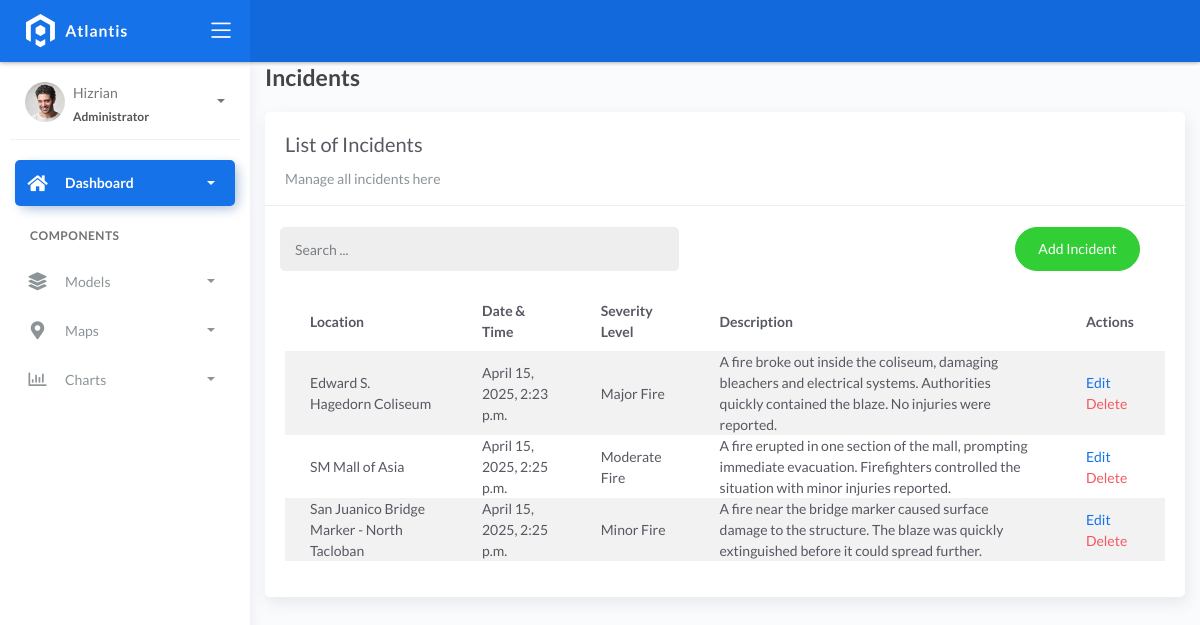
Page /incidents/ on the committed database.
### fire/models.py (models this page shows)
class BaseModel(models.Model):
    created_at = models.DateTimeField(auto_now_add=True, db_index=True)
    updated_at = models.DateTimeField(auto_now=True)
    class Meta:
        abstract = True

class Incident(BaseModel):
    SEVERITY_CHOICES = (
        ('Minor Fire', 'Minor Fire'),
        ('Moderate Fire', 'Moderate Fire'),
        ('Major Fire', 'Major Fire'),
    )
    location = models.ForeignKey(Locations, on_delete=models.CASCADE)
    date_time = models.DateTimeField(blank=True, null=True)
    severity_level = models.CharField(max_length=45, choices=SEVERITY_CHOICES)
    description = models.CharField(max_length=250)

class Locations(BaseModel):
    name = models.CharField(max_length=150)
    latitude = models.DecimalField(
        max_digits=22, decimal_places=16, null=True, blank=True)
    longitude = models.DecimalField(
        max_digits=22, decimal_places=16, null=True, blank=True)
    address = models.CharField(max_length=150)
    city = models.CharField(max_length=150)  # can be in separate table
    country = models.CharField(max_length=150)  # can be in separate table

### fire/views.py (the view)
# urls.py: path('incidents/', views.IncidentListView.as_view(), name='incidents_list'),
class IncidentListView(ListView):
    model = Incident
    template_name = "incidents/list.html"
    context_object_name = "incidents"
    paginate_by = 5

### templates/incidents/list.html (shortened to what this page needs)
{% extends 'base.html' %} {% block content %}
<div class="content">
    <div class="container-fluid">
        <h4 class="page-title">Incidents</h4>
        <div class="row">
            <div class="col-md-12">
                <div class="card">
                    <div class="card-header">
                        <div class="card-title">List of Incidents</div>
                        <div class="card-category">Manage all incidents here</div>
                    </div>
                    <br />
                    <div class="col-md-12 row">
                        <div class="col-md-6">
                            <form class="navbar-left navbar-form nav-search mr-md-3" action="{% url 'incidents_list' %}">
                                <div class="input-group">
                                    <input type="text" placeholder="Search ... " class="form-control" name="q" />
                                    <div class="input-group-append">
                                        <span class="input-group-text">
                                        </span>
                                    </div>
                                </div>
                            </form>
                        </div>
                        <div class="col-md-6">
                            <div class="pull-right">
                                <a href="{% url 'incidents_create' %}" class="btn btn-success btn-rounded">Add Incident</a>
                            </div>
                        </div>
                    </div>
                    <div class="card-body">
                        <table class="table table-striped">
                            <thead>
                                <tr>
                                    <th>Location</th>
                                    <th>Date & Time</th>
                                    <th>Severity Level</th>
                                    <th>Description</th>
                                    <th>Actions</th>
                                </tr>
                            </thead>
                            <tbody>
                                {% for incident in object_list %}
                                <tr>
                                    <td>{{ incident.location.name }}</td>
                                    <td>{{ incident.date_time }}</td>
                                    <td>{{ incident.severity_level }}</td>
                                    <td>{{ incident.description }}</td>
                                    <td>
                                        <a href="{% url 'incidents_update' incident.id %}">Edit</a>
                                        <a href="{% url 'incidents_delete' incident.id %}" class="text-danger">Delete</a>
                                    </td>
                                    {% empty %}
                                    <tr>
                                        <td colspan="7" style="text-align: center;">
                                            <p class="text-sm font-weight-bold mb-0">No Records Found</p>
                                        </td>
                                    </tr>
                                    {% endfor %}
                                </tbody>
                            </table>
                        </div>
                    </div>
                </div>
            </div>
        </div>
    </div>
    {% endblock %}

### rows in the picture
Incident: location.name "Edward S. Hagedorn Coliseum", date_time "April 15, 2025, 2:23 p.m.", severity_level "Major Fire", description "A fire broke out inside the coliseum, damaging bleachers and electrical systems. Authorities quickly contained the blaze. No injuries were reported."
Incident: location.name "SM Mall of Asia", date_time "April 15, 2025, 2:25 p.m.", severity_level "Moderate Fire", description "A fire erupted in one section of the mall, prompting immediate evacuation. Firefighters controlled the situation with minor injuries reported."
Incident: location.name "San Juanico Bridge Marker - North Tacloban", date_time "April 15, 2025, 2:25 p.m.", severity_level "Minor Fire", description "A fire near the bridge marker caused surface damage to the structure. The blaze was quickly extinguished before it could spread further."
